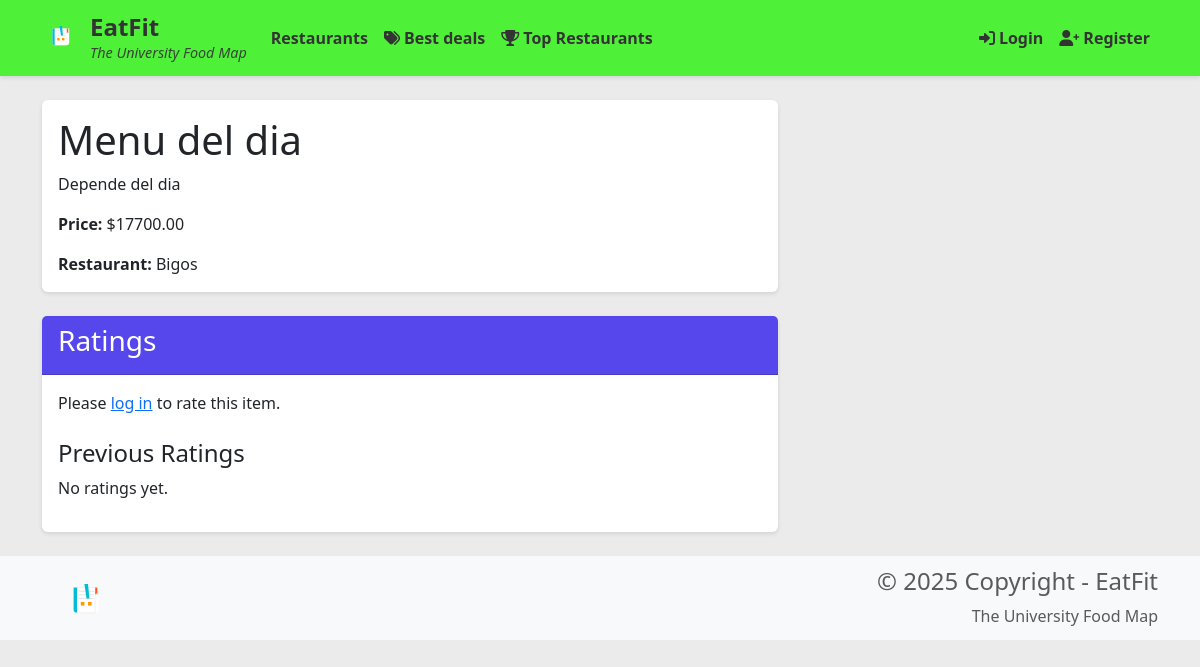
The app's page /menu-item/1/, older data.
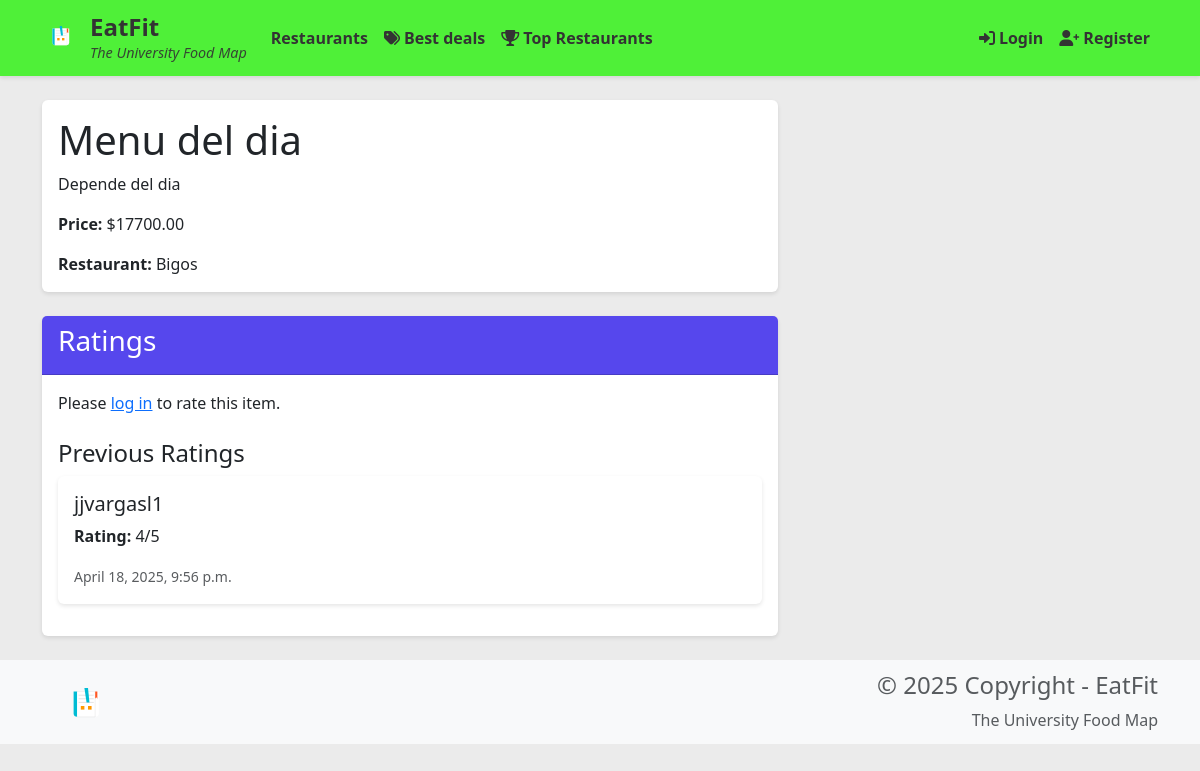
The same page, newer data.
### restaurants/models.py (models this page shows, shortened)
class MenuItemRating(models.Model):
    menu_item = models.ForeignKey(MenuItem, related_name='ratings', on_delete=models.CASCADE)
    user = models.ForeignKey(User, related_name='menu_item_ratings', on_delete=models.CASCADE)
    rating = models.IntegerField(choices=[(1, '1'), (2, '2'), (3, '3'), (4, '4'), (5, '5')])
    comment = models.TextField(blank=True)
    created_at = models.DateTimeField(default=timezone.now)
    class Meta:
        ordering = ['-created_at']
        unique_together = ['menu_item', 'user']

### restaurants/views.py (the view)
# urls.py: path('menu-item/<int:menu_item_id>/', views.menu_item_detail, name='menu_item_detail'),
def menu_item_detail(request, menu_item_id):
    menu_item = get_object_or_404(MenuItem, id=menu_item_id)
    is_favorite = False
    if request.user.is_authenticated:
        is_favorite = Favorite.objects.filter(user=request.user, menu_item=menu_item).exists()
    return render(request, 'restaurants/menu_item_detail.html', {
        'menu_item': menu_item,
        'is_favorite': is_favorite
    })

### restaurants/templates/restaurants/menu_item_detail.html (shortened to what this page needs)
{% extends 'base.html' %}
{% load static %}
{% block content %}
<div class="container mt-4">
    <div class="row">
        <div class="col-md-8">
            <div class="card">
                <div class="card-body">
                    <h1 class="card-title">{{ menu_item.name }}</h1>
                    <p class="card-text">{{ menu_item.description }}</p>
                    <p class="card-text"><strong>Price:</strong> ${{ menu_item.price }}</p>
                    <p class="card-text"><strong>Restaurant:</strong> {{ menu_item.restaurant.name }}</p>
                </div>
            </div>
            <div class="card mt-4">
                <div class="card-header">
                    <h3>Ratings</h3>
                </div>
                <div class="card-body">
                    {% if user.is_authenticated %}
                    <form id="rating-form" method="POST" action="{% url 'restaurants:rate_menu_item' menu_item.id %}">
                        {% csrf_token %}
                        <div class="mb-3">
                            <label for="rating" class="form-label">Your rating:</label>
                            <select class="form-select" id="rating" name="rating" required>
                                <option value="1">1 - Very Poor</option>
                                <option value="2">2 - Poor</option>
                                <option value="3">3 - Average</option>
                                <option value="4">4 - Good</option>
                                <option value="5">5 - Excellent</option>
                            </select>
                        </div>
                        <div class="mb-3">
                            <label for="comment" class="form-label">Your comment:</label>
                            <textarea class="form-control" id="comment" name="comment" rows="3"></textarea>
                        </div>
                        <button type="submit" class="btn btn-primary">Submit Rating</button>
                    </form>
                    {% else %}
                    <p>Please <a href="{% url 'users:login' %}">log in</a> to rate this item.</p>
                    {% endif %}
                    <div class="mt-4">
                        <h4>Previous Ratings</h4>
                        {% for rating in menu_item.ratings.all %}
                        <div class="card mb-3">
                            <div class="card-body">
                                <h5 class="card-title">{{ rating.user.username }}</h5>
                                <p class="card-text">
                                    <strong>Rating:</strong> {{ rating.rating }}/5
                                </p>
                                <small class="text-muted">{{ rating.created_at }}</small>
                            </div>
                        </div>
                        {% empty %}
                        <p>No ratings yet.</p>
                        {% endfor %}
                    </div>
                </div>
            </div>
        </div>
    </div>
</div>
{% endblock %}

Row changes from the older to the newer data that the page shows:
added MenuItemRating: user.username "jjvargasl1", rating "4", created_at "April 18, 2025, 9:56 p.m."
Text that changed along with them:
text no longer shown: "No ratings yet."
